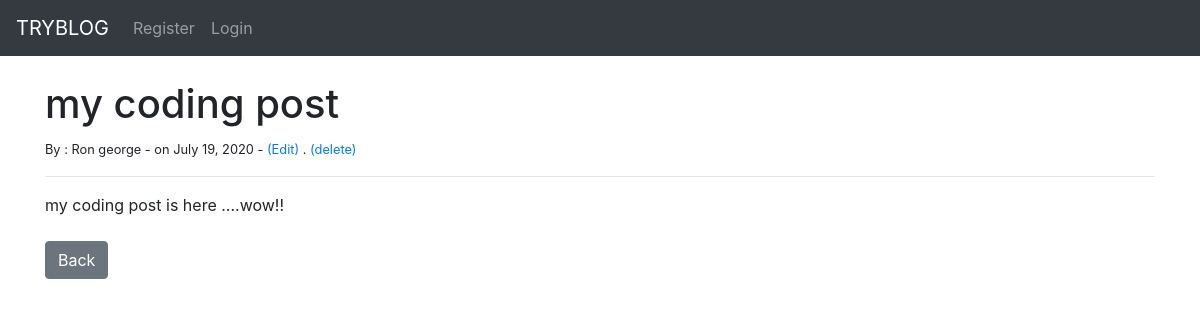
Screenshot of /article/8 with the database file from the repository.
### myblog/models.py (models this page shows, shortened)
class Post(models.Model):
    title = models.CharField(max_length=255)
    title_tag = models.CharField(max_length=255)
    author = models.ForeignKey(User, on_delete=models.CASCADE)
    body = models.TextField()
    post_date = models.DateField(auto_now_add=True)
    category = models.CharField(max_length=255,default='coding')

### myblog/views.py (the view)
# urls.py: path('article/<int:pk>',ArticleView.as_view(),name="article-details"),
class ArticleView(DetailView):
    model = Post
    template_name = 'article_details.html'

### myblog/templates/article_details.html (shortened to what this page needs)
{% extends 'base.html'%}
{% block content %}
<h1>{{ post.title }}</h1>
<small> By : {{post.author.first_name}} {{post.author.last_name}} - on {{ post.post_date }} -
    <a href="{% url 'update_post' post.pk %}">(Edit)</a> .
        <a href="{% url 'delete_post' post.pk %}">(delete)</a></small><br/>
<hr>
{{post.body|safe}}
<br/><br/>
<a href="{% url 'home' %}" class="btn btn-secondary">Back</a>
{% endblock %}

### rows the page displays
Post: title "my coding post", author.first_name "Ron", author.last_name "george", post_date "July 19, 2020", body "my coding post is here ....wow!!"
